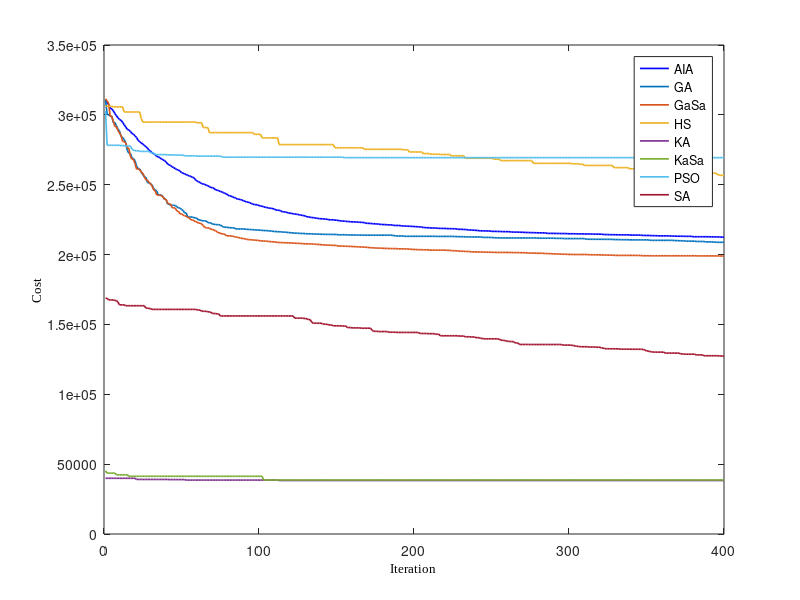

Write the MATLAB code that produced this figure.
clc;
close all;
clear all;
load('Data/SA04');
load('Data/GA04');
load('Data/PSO04');
load('Data/AIA04');
load('Data/HS04');
load('Data/KA04');
load('Data/GaSa04');
load('Data/KaSa04');
%% Drew Table
LineWidth=1.2;
MarkerSize=7;
plot(Ans_AIA,'-b','LineWidth',LineWidth,'MarkerSize',MarkerSize);
hold on;
plot(Ans_GA,'-','LineWidth',LineWidth,'MarkerSize',MarkerSize);
plot(Ans_GaSa,'-','LineWidth',LineWidth,'MarkerSize',MarkerSize);
plot(Ans_HS,'-','LineWidth',LineWidth,'MarkerSize',MarkerSize);
plot(Ans_KA,'-','LineWidth',LineWidth,'MarkerSize',MarkerSize);
plot(Ans_KaSa,'-','LineWidth',LineWidth,'MarkerSize',MarkerSize);
plot(Ans_PSO,'-','LineWidth',LineWidth,'MarkerSize',MarkerSize);
plot(Ans_SA,'-','LineWidth',LineWidth,'MarkerSize',MarkerSize);
xlabel('Iteration','FontSize',9,'FontWeight','normal','FontName','Times New Roman','Color','k');
ylabel('Cost','FontSize',9,'FontWeight','normal','FontName','Times New Roman','Color','k');
legend('AIA','GA','GaSa','HS','KA','KaSa','PSO','SA')

